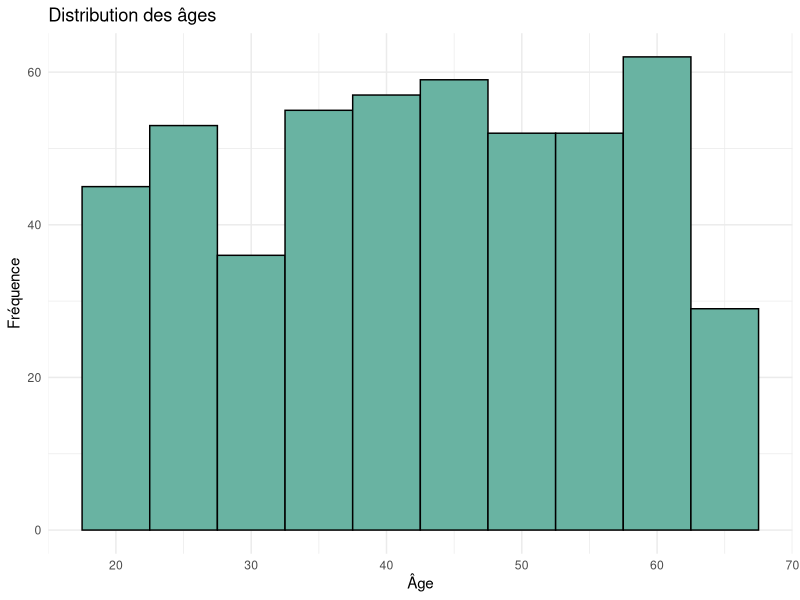
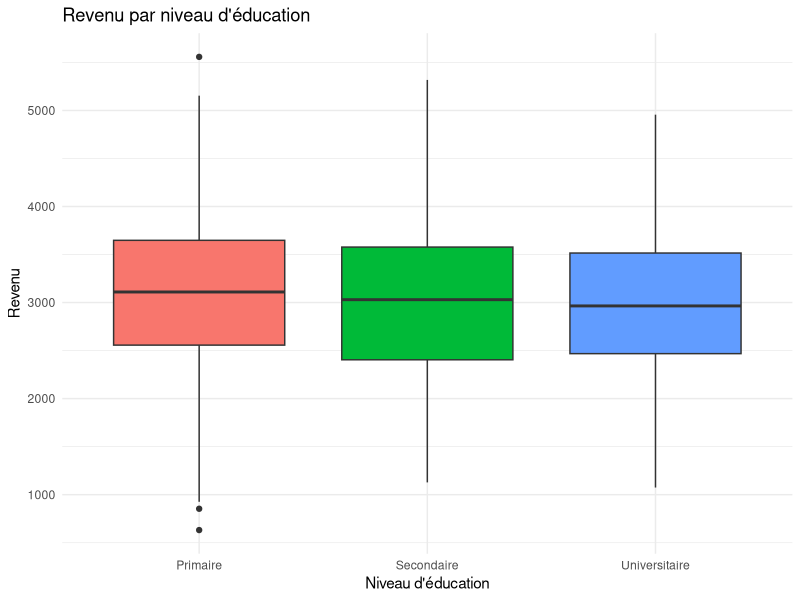
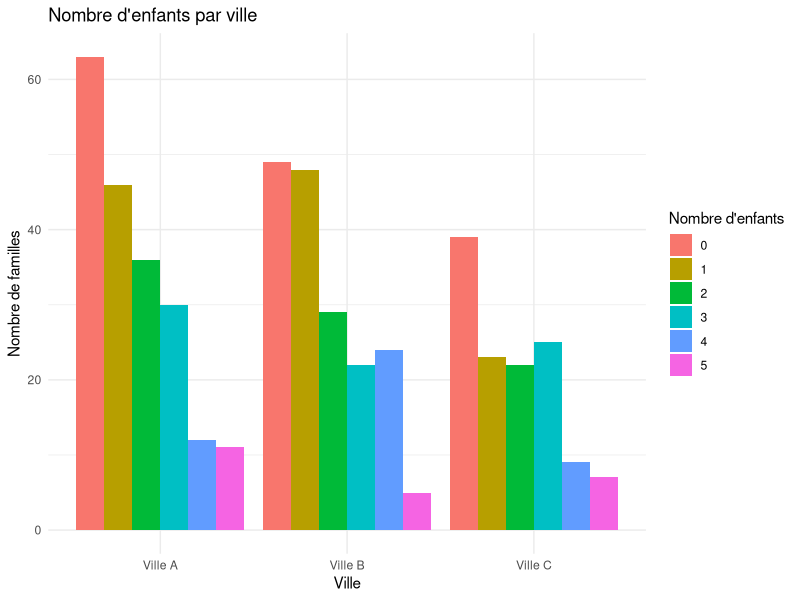
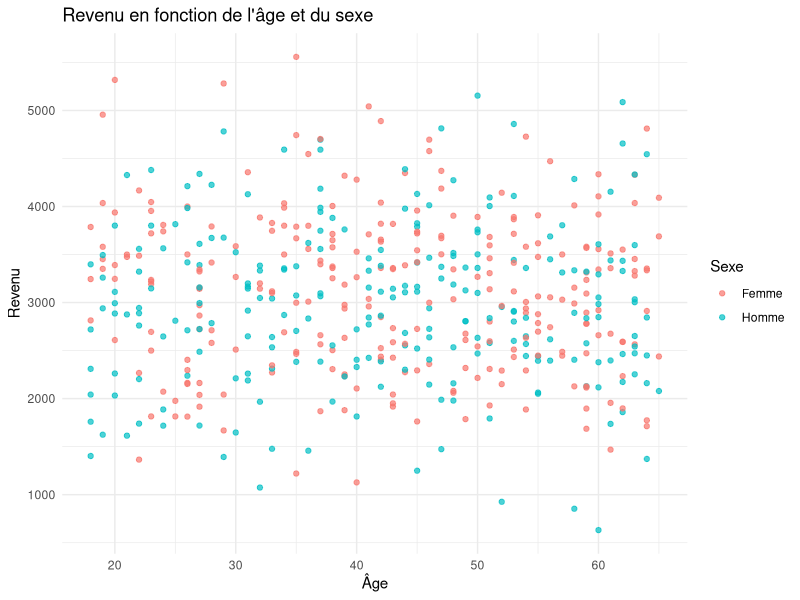
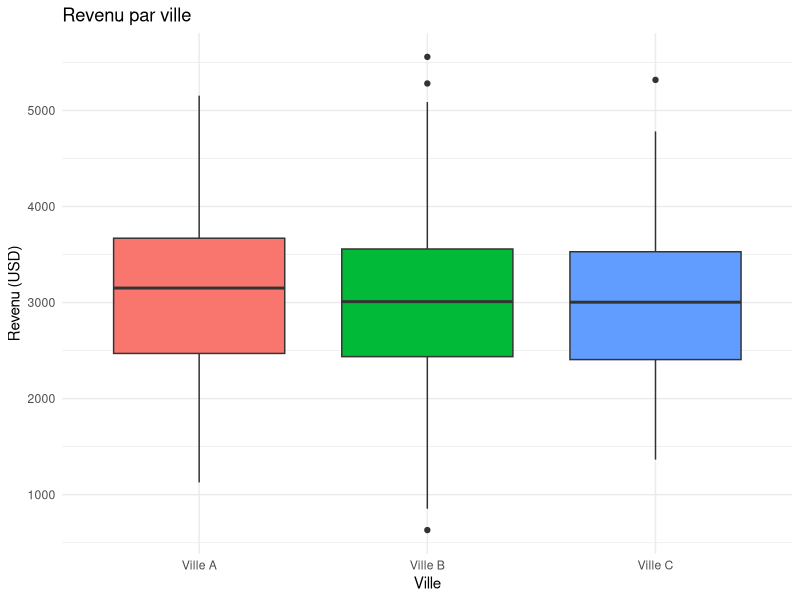

The R source for these figures, in order:
## ---- chunk 1
knitr::opts_chunk$set(echo = TRUE, warning = FALSE, message = FALSE)
## ---- chunk 2
cat("*Texte en italique* ou _Texte en italique_")
## ---- chunk 3
cat("**Texte en gras** ou __Texte en gras__")
## ---- chunk 4
cat("[Nom du lien](https://github.com/Abson-dev/Projet-statistique-sous-R)")
## ---- chunk 5
cat("# Titre de niveau 1\n## Titre de niveau 2\n### Titre de niveau 3")
## ---- chunk 6
cat("- Élément 1\n- Élément 2\n  - Sous-élément 2.1")
## ---- chunk 7
cat("1. Premier point\n2. Deuxième point")
## ---- chunk 8
cat("> Ceci est une citation")
## ---- chunk 9
cat("Le théorème du binôme de Newton s'écrit comme suit :\n\n")

cat("$$ (a + b)^n = \\sum_{k=0}^{n} \\binom{n}{k} a^{n-k} b^k $$\n\n")
## ---- chunk 10
cat("Une fonction \\( f \\) est continue en un point \\( x_0 \\) si :\n\n")

cat("$$ \\lim_{x \\to x_0} f(x) = f(x_0) $$\n\n")

## ---- chunk 11
cat("Dans un espace métrique \\( (E, d) \\), la boule ouverte de centre \\( a \\) et de rayon \\( r > 0 \\) est définie par :\n\n")

cat("$$ B(a, r) = \\{ x \\in E \\mid d(x, a) < r \\} $$\n\n")

## ---- chunk 12
cat("Une équation différentielle d'ordre \\( n \\) s'exprime sous la forme générale :\n\n")

cat("$$ F \\left( x, y, \\frac{dy}{dx}, \\frac{d^2y}{dx^2}, \\dots, \\frac{d^ny}{dx^n} \\right) = 0 $$\n\n")

## ---- chunk 13
cat("Dans la théorie des sondages, l'estimateur de la moyenne de la population est donné par :\n\n")

cat("$$ \\bar{y} = \\frac{1}{n} \\sum_{i=1}^{n} y_i $$\n\n")

## ---- chunk 14
cat("En algèbre linéaire, une matrice \\( A \\) de dimension \\( m \\times n \\) est représentée sous la forme suivante :\n\n")

cat("$$ A = \\begin{bmatrix} 
a_{11} & a_{12} & \\cdots & a_{1n} \\\\ 
a_{21} & a_{22} & \\cdots & a_{2n} \\\\ 
\\vdots & \\vdots & \\ddots & \\vdots \\\\ 
a_{m1} & a_{m2} & \\cdots & a_{mn} 
\\end{bmatrix} $$\n\n")

## ---- chunk 15
cat("L'espérance mathématique d'une variable aléatoire \\( X \\) discrète est donnée par :\n\n")

cat("$$ \\mathbb{E}[X] = \\sum_{i=1}^{n} x_i P(x_i) $$\n\n")

cat("La variance est définie comme suit :\n\n")

cat("$$ \\text{Var}(X) = \\mathbb{E}[X^2] - (\\mathbb{E}[X])^2 $$\n\n")

## ---- chunk 16
cat("La décomposition en série de Fourier d'une fonction périodique \\( f(x) \\) est donnée par :\n\n")

cat("$$ f(x) = a_0 + \\sum_{n=1}^{\\infty} \\left( a_n \\cos(nx) + b_n \\sin(nx) \\right) $$\n\n")

cat("Où les coefficients sont définis par :\n\n")

cat("$$ a_n = \\frac{1}{\\pi} \\int_{-\\pi}^{\\pi} f(x) \\cos(nx) \\, dx $$\n\n")
cat("$$ b_n = \\frac{1}{\\pi} \\int_{-\\pi}^{\\pi} f(x) \\sin(nx) \\, dx $$\n\n")


## ---- chunk 17
cat("Le développement en série de Taylor d'une fonction \\( f(x) \\) autour d'un point \\( a \\) est donné par :\n\n")

cat("$$ f(x) = f(a) + f'(a)(x-a) + \\frac{f''(a)}{2!}(x-a)^2 + \\dots $$\n\n")


## ---- chunk 18
# Chargement des packages nécessaires
library(dplyr)
library(ggplot2)
library(knitr)
library(kableExtra)
library(tidyr)
library(xtable)

set.seed(42)  # Pour la reproductibilité

# Création du dataframe
df_fictif <- data.frame(
  ID = 1:500,
  Age = sample(18:65, 500, replace = TRUE),
  Sexe = sample(c("Homme", "Femme"), 500, replace = TRUE, prob = c(0.49, 0.51)),
  Revenu = round(rnorm(500, mean = 3000, sd = 800), 2),
  Education = sample(c("Primaire", "Secondaire", "Universitaire"), 500, replace = TRUE, prob = c(0.3, 0.5, 0.2)),
  Ville = sample(c("Ville A", "Ville B", "Ville C"), 500, replace = TRUE, prob = c(0.4, 0.35, 0.25)),
  Nombre_Enfants = sample(0:5, 500, replace = TRUE, prob = c(0.3, 0.25, 0.2, 0.15, 0.07, 0.03))
)

# Visualisation des premières lignes
head(df_fictif)
## ---- chunk 19
kable(head(df_fictif), caption = "Aperçu de la base de données fictive") %>%
  kable_styling(full_width = FALSE, bootstrap_options = c("striped", "hover", "condensed"))
## ---- chunk 20
summary(df_fictif)
## ---- chunk 21
kable(head(df_fictif, 10), caption = "Tableau simple des 10 premières entrées") %>%
  kable_styling(full_width = FALSE, position = "center")
## ---- chunk 22
kable(head(df_fictif, 10), "latex", booktabs = TRUE, caption = "Tableau avancé avec kableExtra") %>%
  kable_styling(latex_options = c("striped", "hold_position"))
## ---- chunk 23
# Exemple de pivotement pour fusionner des cellules
tab_pivot <- df_fictif %>%
  group_by(Ville, Sexe) %>%
  summarise(Average_Revenu = round(mean(Revenu), 2)) %>%
  pivot_wider(names_from = Sexe, values_from = Average_Revenu)

kable(tab_pivot, "latex", booktabs = TRUE, caption = "Revenu moyen par Ville et Sexe") %>%
  kable_styling(latex_options = c("striped", "hold_position")) %>%
  add_header_above(c(" " = 1, "Homme" = 1, "Femme" = 1))
## ---- chunk 24
# Création d'un tableau croisé entre Sexe et Education
tab_croisé <- table(df_fictif$Sexe, df_fictif$Education)
xtab <- xtable(tab_croisé, caption = "Tableau croisé : Sexe vs Education")
print(xtab, type = "latex", caption.placement = "top", include.rownames = TRUE)
## ---- chunk 25
ggplot(df_fictif, aes(x = Age)) +
  geom_histogram(binwidth = 5, fill = "#69b3a2", color = "black") +
  labs(title = "Distribution des âges", x = "Âge", y = "Fréquence") +
  theme_minimal()
## ---- chunk 26
ggplot(df_fictif, aes(x = Education, y = Revenu, fill = Education)) +
  geom_boxplot() +
  labs(title = "Revenu par niveau d'éducation", x = "Niveau d'éducation", y = "Revenu") +
  theme_minimal() +
  theme(legend.position = "none")
## ---- chunk 27
ggplot(df_fictif, aes(x = Ville, fill = as.factor(Nombre_Enfants))) +
  geom_bar(position = "dodge") +
  labs(title = "Nombre d'enfants par ville", x = "Ville", y = "Nombre de familles", fill = "Nombre d'enfants") +
  theme_minimal()
## ---- chunk 28
ggplot(df_fictif, aes(x = Age, y = Revenu, color = Sexe)) +
  geom_point(alpha = 0.7) +
  labs(title = "Revenu en fonction de l'âge et du sexe", x = "Âge", y = "Revenu") +
  theme_minimal()
## ---- chunk 29
# Note : Ce graphique est fictif car nous n'avons que trois villes
ggplot(df_fictif, aes(x = Ville, y = Revenu, fill = Ville)) +
  geom_boxplot() +
  labs(title = "Revenu par ville", x = "Ville", y = "Revenu (USD)") +
  theme_minimal() +
  theme(legend.position = "none")
## ---- chunk 30
# Définition des coefficients
A <- matrix(c(2, 3,
              5, -1), nrow = 2, byrow = TRUE)
B <- c(8, 2)

# Résolution du système
solution <- solve(A, B)
solution
## ---- chunk 31
mean_revenu <- mean(df_fictif$Revenu)
mean_revenu
## ---- chunk 32
cov_age_revenu <- cov(df_fictif$Age, df_fictif$Revenu)
cov_age_revenu
## ---- chunk 33
modele <- lm(Revenu ~ Age, data = df_fictif)
summary(modele)
## ---- chunk 34
  # code ici
## ---- chunk 35
  # Code du graphique
## ---- chunk 36
library(dplyr)
library(ggplot2)
library(knitr)
library(kableExtra)
library(tidyr)
library(xtable)

set.seed(42)  # Pour la reproductibilité

# Création du dataframe
df_fictif <- data.frame(
  ID = 1:500,
  Age = sample(18:65, 500, replace = TRUE),
  Sexe = sample(c("Homme", "Femme"), 500, replace = TRUE, prob = c(0.49, 0.51)),
  Revenu = round(rnorm(500, mean = 3000, sd = 800), 2),
  Education = sample(c("Primaire", "Secondaire", "Universitaire"), 500, replace = TRUE, prob = c(0.3, 0.5, 0.2)),
  Ville = sample(c("Ville A", "Ville B", "Ville C"), 500, replace = TRUE, prob = c(0.4, 0.35, 0.25)),
  Nombre_Enfants = sample(0:5, 500, replace = TRUE, prob = c(0.3, 0.25, 0.2, 0.15, 0.07, 0.03))
)

# Visualisation des premières lignes
head(df_fictif)
